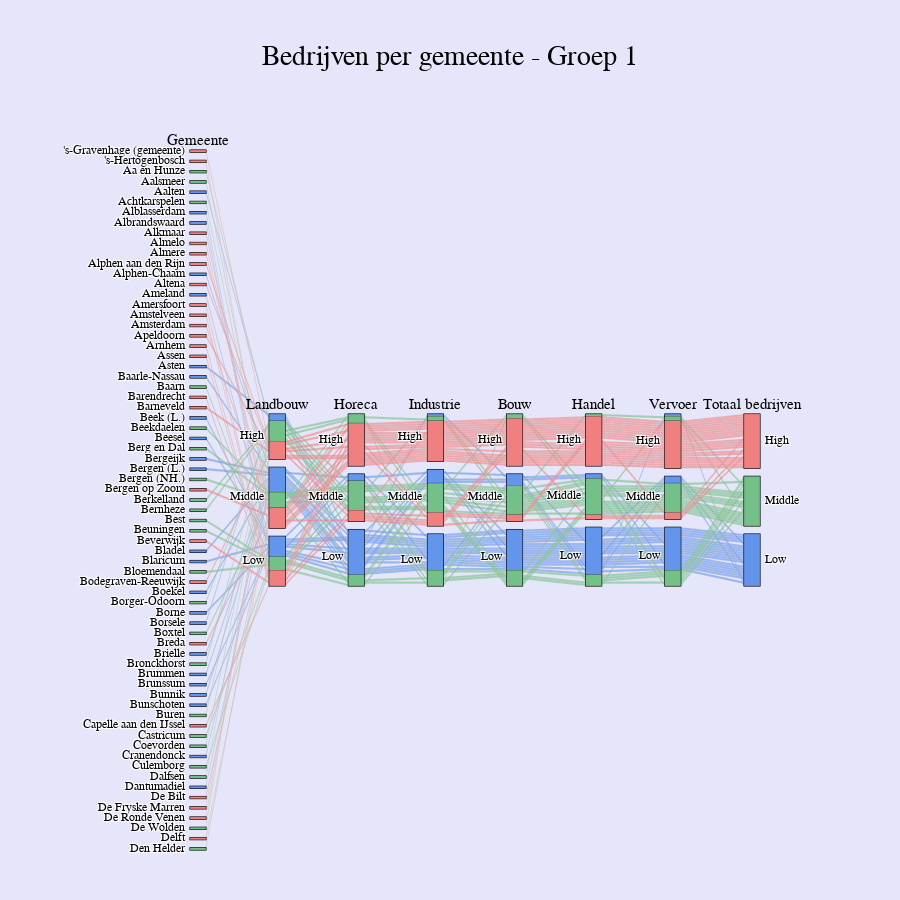
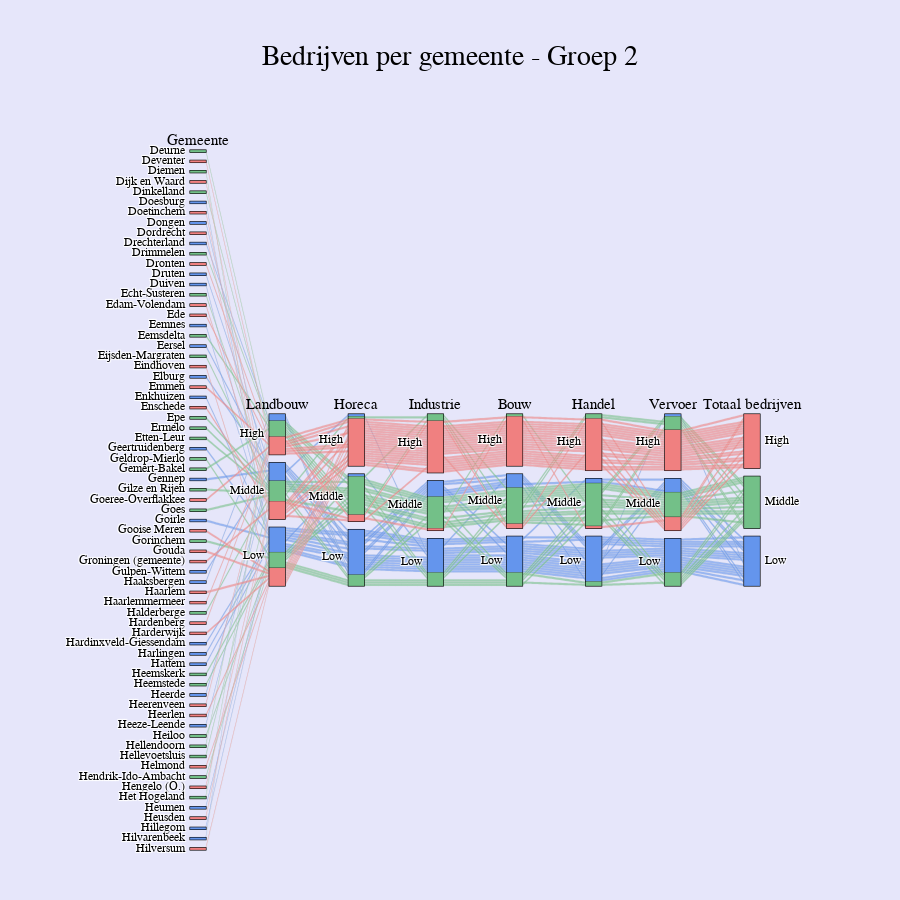
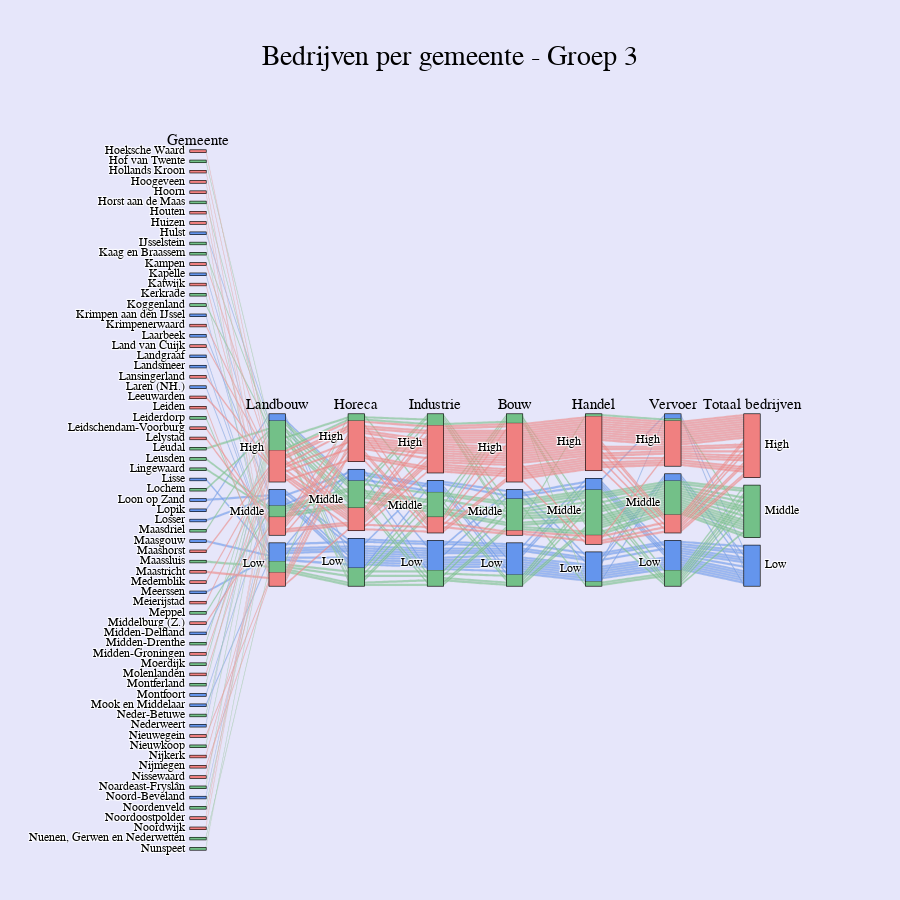
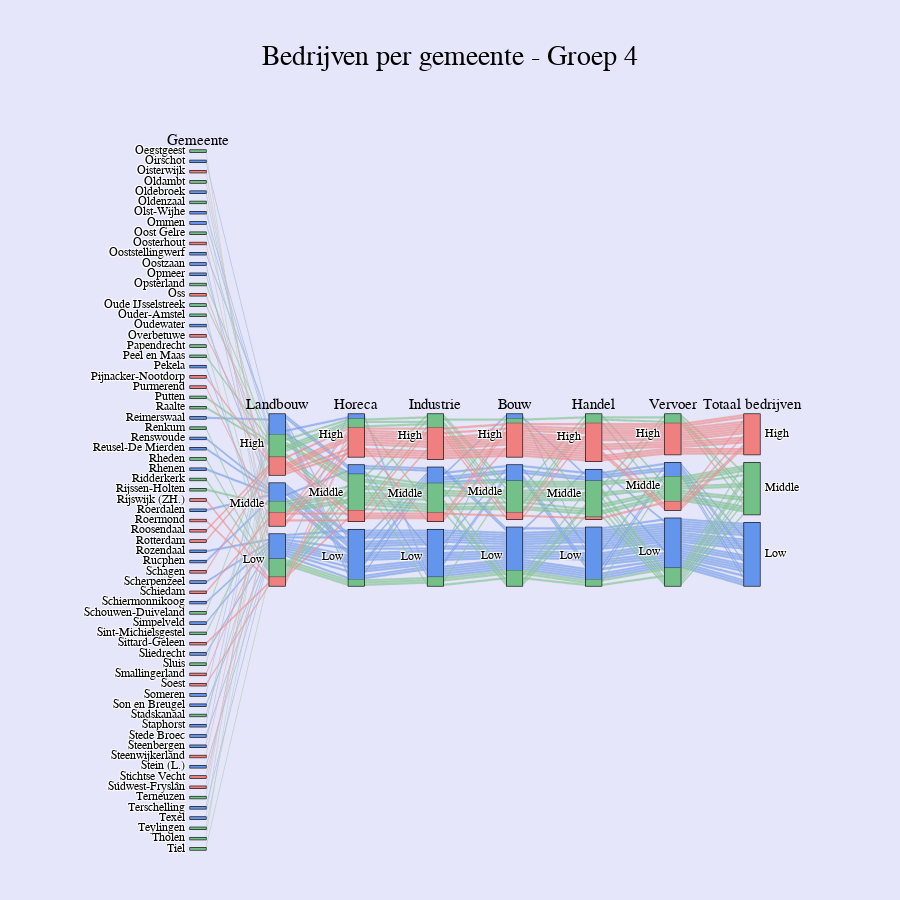

These figures' notebook cell, in order:
### Code cell
# Plot Vestigingen van bedrijven in Nederlandse gemeentes

df = pd.read_csv('vestigingen_van_bedrijven_schoongemaakt.csv')

df['company_qcut'] = pd.qcut(df['A-U Alle economische activiteiten'], q=3, labels=['Low', 'Middle', 'High'])
df['I Horeca_qcut'] = pd.qcut(df['I Horeca'], q=3, labels=['Low', 'Middle', 'High'])
df['A Landbouw, bosbouw en visserij_qcut'] = pd.qcut(df['A Landbouw, bosbouw en visserij'], q=3, labels=['Low', 'Middle', 'High'])
df['C Industrie_qcut'] = pd.qcut(df['C Industrie'], q=3, labels=['Low', 'Middle', 'High'])
df['F Bouwnijverheid_qcut'] = pd.qcut(df['F Bouwnijverheid'], q=3, labels=['Low', 'Middle', 'High'])
df['G Handel_qcut'] = pd.qcut(df['G Handel'], q=3, labels=['Low', 'Middle', 'High'])
df['H Vervoer en opslag_qcut'] = pd.qcut(df['H Vervoer en opslag'], q=3, labels=['Low', 'Middle', 'High'])

df = df.sort_values("Regio's")

num_groups = 5
df['group'] = pd.qcut(range(len(df)), num_groups, labels=False)


def create_plot(group):
    group_df = df[df['group'] == group]
    dimensions = [
        {'label': 'Gemeente', 'values': group_df["Regio's"], 'categoryorder': 'category ascending', 'ticktext': [_ for _ in group_df["I Horeca"]]},
        {'label': 'Landbouw', 'values': group_df["A Landbouw, bosbouw en visserij_qcut"], 'categoryorder': 'array', 'categoryarray': ['High', 'Middle', 'Low']},
        {'label': 'Horeca', 'values': group_df["I Horeca_qcut"], 'categoryorder': 'array', 'categoryarray': ['High', 'Middle', 'Low']},
        {'label': 'Industrie', 'values': group_df["C Industrie_qcut"], 'categoryorder': 'array', 'categoryarray': ['High', 'Middle', 'Low']},
        {'label': 'Bouw', 'values': group_df["F Bouwnijverheid_qcut"], 'categoryorder': 'array', 'categoryarray': ['High', 'Middle', 'Low']},
        {'label': 'Handel', 'values': group_df["G Handel_qcut"], 'categoryorder': 'array', 'categoryarray': ['High', 'Middle', 'Low']},
        {'label': 'Vervoer', 'values': group_df["H Vervoer en opslag_qcut"], 'categoryorder': 'array', 'categoryarray': ['High', 'Middle', 'Low']},
        {'label': 'Totaal bedrijven', 'values': group_df['company_qcut'], 'categoryorder': 'array', 'categoryarray': ['High', 'Middle', 'Low']}
    ]
    colors = {'Low': 0, 'Middle': 0.5, 'High': 1}
    # color_scale = [[0, '#A8E0B7'], [0.5, '#73C088'], [1, '#397D54']]
    color_scale = [[0, 'cornflowerblue'], [0.5, '#73C088'], [1, 'lightcoral']]
    color_vals = group_df['company_qcut'].map(colors)
    fig = go.Figure(go.Parcats(
        dimensions=dimensions,
        line={'color': color_vals, 'colorscale': color_scale},
        labelfont={'size': 15},
        tickfont={'size': 12},
        # dimensiondefaults={'ticktext': ['Low', 'Middle', 'High']}
    ))
    
    
    
    
    
    fig.update_layout(
        # title=f'Bedrijven per gemeente - Group {group + 1}',
        height=900,
        title={
        'text': f'Bedrijven per gemeente - Groep {group + 1}',
        'y':0.95,
        'x':0.5,
        'xanchor': 'center',
        'yanchor': 'top'
        },
        font=dict(
            family="Courier New, monospace",
            size=20,
            # color="#235D3A"
            color='black' 
        ),
        margin=dict(l=150, r=100, t=150, b=50),
        plot_bgcolor='red',
        paper_bgcolor='lavender',
        bargap=1,
    )
    
    return fig

for group in range(num_groups):
    fig = create_plot(group)
    fig.show()

### Figure 1 — Plotly figure (JSON) as saved in the notebook; plotly's stock layout.template omitted (floating-point values rounded to 4 significant figures)
{"data": [{"dimensions": [{"categoryorder": "category ascending", "label": "Gemeente", "ticktext": [3050.0, 770.0, 150.0, 110.0, 90.0, 80.0, 55.0, 55.0, 505.0, 220.0, 865.0, 300.0, 65.0, 165.0, 140.0, 605.0, 350.0, 8650.0, 675.0, 760.0, 210.0, 75.0, 50.0, 105.0, 105.0, 220.0, 75.0, 165.0, 45.0, 155.0, 95.0, 80.0, 290.0, 290.0, 175.0, 90.0, 85.0, 80.0, 235.0, 80.0, 35.0, 100.0, 110.0, 30.0, 130.0, 60.0, 75.0, 130.0, 920.0, 80.0, 180.0, 75.0, 95.0, 45.0, 80.0, 110.0, 155.0, 150.0, 180.0, 80.0, 85.0, 105.0, 50.0, 120.0, 310.0, 200.0, 120.0, 520.0, 215.0], "values": ["'s-Gravenhage (gemeente)", "'s-Hertogenbosch", "Aa en Hunze", "Aalsmeer", "Aalten", "Achtkarspelen", "Alblasserdam", "Albrandswaard", "Alkmaar", "Almelo", "Almere", "Alphen aan den Rijn", "Alphen-Chaam", "Altena", "Ameland", "Amersfoort", "Amstelveen", "Amsterdam", "Apeldoorn", "Arnhem", "Assen", "Asten", "Baarle-Nassau", "Baarn", "Barendrecht", "Barneveld", "Beek (L.)", "Beekdaelen", "Beesel", "Berg en Dal", "Bergeijk", "Bergen (L.)", "Bergen (NH.)", "Bergen op Zoom", "Berkelland", "Bernheze", "Best", "Beuningen", "Beverwijk", "Bladel", "Blaricum", "Bloemendaal", "Bodegraven-Reeuwijk", "Boekel", "Borger-Odoorn", "Borne", "Borsele", "Boxtel", "Breda", "Brielle", "Bronckhorst", "Brummen", "Brunssum", "Bunnik", "Bunschoten", "Buren", "Capelle aan den IJssel", "Castricum", "Coevorden", "Cranendonck", "Culemborg", "Dalfsen", "Dantumadiel", "De Bilt", "De Fryske Marren", "De Ronde Venen", "De Wolden", "Delft", "Den Helder"]}, {"categoryarray": ["High", "Middle", "Low"], "categoryorder": "array", "label": "Landbouw", "values": ["High", "Middle", "High", "Middle", "High", "Middle", "Low", "Low", "Middle", "Middle", "Middle", "High", "Middle", "High", "Low", "Low", "Low", "Middle", "High", "Low", "Low", "High", "Middle", "Low", "Low", "High", "Low", "Middle", "Low", "Middle", "Middle", "Middle", "Middle", "Middle", "High", "High", "Low", "Low", "Low", "Middle", "Low", "Low", "High", "Middle", "High", "Low", "High", "Middle", "Middle", "Middle", "High", "Middle", "Low", "Middle", "Low", "High", "Low", "Low", "High", "Middle", "Low", "High", "Middle", "Middle", "High", "High", "High", "Middle", "Middle"]}, {"categoryarray": ["High", "Middle", "Low"], "categoryorder": "array", "label": "Horeca", "values": ["High", "High", "Middle", "Middle", "Low", "Low", "Low", "Low", "High", "High", "High", "High", "Low", "Middle", "Middle", "High", "High", "High", "High", "High", "High", "Low", "Low", "Middle", "Middle", "High", "Low", "Middle", "Low", "Middle", "Middle", "Low", "High", "High", "Middle", "Low", "Low", "Low", "High", "Low", "Low", "Middle", "Middle", "Low", "Middle", "Low", "Low", "Middle", "High", "Low", "High", "Low", "Middle", "Low", "Low", "Middle", "Middle", "Middle", "High", "Low", "Low", "Middle", "Low", "Middle", "High", "High", "Middle", "High", "High"]}, {"categoryarray": ["High", "Middle", "Low"], "categoryorder": "array", "label": "Industrie", "values": ["High", "High", "Low", "Middle", "Middle", "Low", "Low", "Low", "High", "High", "High", "High", "Low", "High", "Low", "High", "High", "High", "High", "High", "Middle", "Middle", "Low", "Low", "Middle", "High", "Low", "Middle", "Low", "Middle", "Middle", "Low", "Low", "High", "High", "Middle", "Middle", "Low", "Middle", "High", "Low", "Low", "Middle", "Low", "Middle", "Low", "Middle", "Middle", "High", "Low", "High", "Low", "Low", "Low", "Middle", "Middle", "Middle", "Low", "Middle", "Middle", "Middle", "Middle", "Low", "Middle", "High", "High", "Middle", "High", "Middle"]}, {"categoryarray": ["High", "Middle", "Low"], "categoryorder": "array", "label": "Bouw", "values": ["High", "High", "Low", "Middle", "Low", "High", "Low", "Low", "High", "High", "High", "High", "Low", "High", "Low", "High", "High", "High", "High", "High", "Middle", "Low", "Low", "Middle", "Middle", "High", "Low", "Middle", "Low", "Middle", "Middle", "Low", "Middle", "High", "Middle", "High", "Middle", "Low", "High", "Middle", "Low", "Low", "High", "Low", "Low", "Low", "Low", "Middle", "High", "Low", "Middle", "Low", "Low", "Low", "Middle", "Middle", "High", "Middle", "Middle", "Middle", "Low", "Low", "Middle", "Middle", "High", "High", "Low", "High", "Middle"]}, {"categoryarray": ["High", "Middle", "Low"], "categoryorder": "array", "label": "Handel", "values": ["High", "High", "Low", "High", "Low", "Middle", "Low", "Low", "High", "High", "High", "High", "Low", "High", "Low", "High", "High", "High", "High", "High", "High", "Low", "Low", "Low", "High", "High", "Low", "Middle", "Low", "Low", "Low", "Low", "Middle", "High", "Middle", "Middle", "Middle", "Middle", "High", "Middle", "Low", "Low", "Middle", "Low", "Low", "Low", "Low", "Middle", "High", "Low", "Middle", "Low", "Low", "Low", "Middle", "Middle", "High", "Middle", "Middle", "Low", "Middle", "Middle", "Low", "Middle", "High", "High", "Middle", "High", "Middle"]}, {"categoryarray": ["High", "Middle", "Low"], "categoryorder": "array", "label": "Vervoer", "values": ["High", "High", "Low", "High", "Low", "Middle", "Middle", "High", "High", "High", "High", "High", "Low", "High", "Low", "High", "High", "High", "High", "High", "Middle", "Low", "Low", "Low", "High", "High", "Middle", "Middle", "Low", "Low", "Low", "Low", "Low", "High", "Low", "Middle", "Middle", "Middle", "High", "Low", "Low", "Low", "Middle", "Low", "Middle", "Low", "Middle", "Middle", "High", "Low", "Low", "Low", "Low", "Low", "Low", "High", "High", "Middle", "Middle", "Low", "Middle", "Middle", "Low", "Middle", "High", "High", "Middle", "High", "Middle"]}, {"categoryarray": ["High", "Middle", "Low"], "categoryorder": "array", "label": "Totaal bedrijven", "values": ["High", "High", "Middle", "Middle", "Low", "Middle", "Low", "Low", "High", "High", "High", "High", "Low", "High", "Low", "High", "High", "High", "High", "High", "High", "Low", "Low", "Middle", "High", "High", "Low", "Middle", "Low", "Middle", "Low", "Low", "Middle", "High", "Middle", "Middle", "Middle", "Middle", "High", "Low", "Low", "Middle", "High", "Low", "Middle", "Low", "Low", "Middle", "High", "Low", "Middle", "Low", "Low", "Low", "Low", "Middle", "High", "Middle", "Middle", "Low", "Middle", "Middle", "Low", "High", "High", "High", "Middle", "High", "Middle"]}], "labelfont": {"size": 15}, "line": {"color": [1.0, 1.0, 0.5, 0.5, 0.0, 0.5, 0.0, 0.0, 1.0, 1.0, 1.0, 1.0, 0.0, 1.0, 0.0, 1.0, 1.0, 1.0, 1.0, 1.0, 1.0, 0.0, 0.0, 0.5, 1.0, 1.0, 0.0, 0.5, 0.0, 0.5, 0.0, 0.0, 0.5, 1.0, 0.5, 0.5, 0.5, 0.5, 1.0, 0.0, 0.0, 0.5, 1.0, 0.0, 0.5, 0.0, 0.0, 0.5, 1.0, 0.0, 0.5, 0.0, 0.0, 0.0, 0.0, 0.5, 1.0, 0.5, 0.5, 0.0, 0.5, 0.5, 0.0, 1.0, 1.0, 1.0, 0.5, 1.0, 0.5], "colorscale": [[0, "cornflowerblue"], [0.5, "#73C088"], [1, "lightcoral"]]}, "tickfont": {"size": 12}, "type": "parcats"}], "layout": {"bargap": 1, "font": {"color": "black", "family": "Courier New, monospace", "size": 20}, "height": 900, "margin": {"b": 50, "l": 150, "r": 100, "t": 150}, "paper_bgcolor": "lavender", "plot_bgcolor": "red", "title": {"text": "Bedrijven per gemeente - Groep 1", "x": 0.5, "xanchor": "center", "y": 0.95, "yanchor": "top"}}}

### Figure 2 — Plotly figure (JSON) as saved in the notebook; plotly's stock layout.template omitted (floating-point values rounded to 4 significant figures)
{"data": [{"dimensions": [{"categoryorder": "category ascending", "label": "Gemeente", "ticktext": [120.0, 405.0, 160.0, 205.0, 125.0, 55.0, 200.0, 75.0, 385.0, 65.0, 100.0, 115.0, 60.0, 70.0, 120.0, 140.0, 385.0, 25.0, 145.0, 90.0, 155.0, 1165.0, 85.0, 355.0, 90.0, 555.0, 140.0, 150.0, 110.0, 80.0, 135.0, 130.0, 70.0, 90.0, 205.0, 195.0, 65.0, 265.0, 150.0, 225.0, 1075.0, 215.0, 85.0, 880.0, 645.0, 90.0, 210.0, 190.0, 30.0, 95.0, 55.0, 95.0, 90.0, 70.0, 185.0, 355.0, 80.0, 60.0, 110.0, 115.0, 315.0, 70.0, 250.0, 175.0, 55.0, 155.0, 60.0, 90.0, 415.0], "values": ["Deurne", "Deventer", "Diemen", "Dijk en Waard", "Dinkelland", "Doesburg", "Doetinchem", "Dongen", "Dordrecht", "Drechterland", "Drimmelen", "Dronten", "Druten", "Duiven", "Echt-Susteren", "Edam-Volendam", "Ede", "Eemnes", "Eemsdelta", "Eersel", "Eijsden-Margraten", "Eindhoven", "Elburg", "Emmen", "Enkhuizen", "Enschede", "Epe", "Ermelo", "Etten-Leur", "Geertruidenberg", "Geldrop-Mierlo", "Gemert-Bakel", "Gennep", "Gilze en Rijen", "Goeree-Overflakkee", "Goes", "Goirle", "Gooise Meren", "Gorinchem", "Gouda", "Groningen (gemeente)", "Gulpen-Wittem", "Haaksbergen", "Haarlem", "Haarlemmermeer", "Halderberge", "Hardenberg", "Harderwijk", "Hardinxveld-Giessendam", "Harlingen", "Hattem", "Heemskerk", "Heemstede", "Heerde", "Heerenveen", "Heerlen", "Heeze-Leende", "Heiloo", "Hellendoorn", "Hellevoetsluis", "Helmond", "Hendrik-Ido-Ambacht", "Hengelo (O.)", "Het Hogeland", "Heumen", "Heusden", "Hillegom", "Hilvarenbeek", "Hilversum"]}, {"categoryarray": ["High", "Middle", "Low"], "categoryorder": "array", "label": "Landbouw", "values": ["High", "High", "Low", "Middle", "High", "Low", "Middle", "Middle", "Middle", "High", "High", "High", "Middle", "Low", "Middle", "Middle", "High", "Low", "High", "Middle", "Middle", "Low", "Middle", "High", "Low", "Middle", "Middle", "Middle", "Middle", "Low", "Low", "High", "Middle", "Middle", "High", "Middle", "Low", "Low", "Low", "Low", "Middle", "Middle", "High", "Low", "High", "Middle", "High", "Low", "Low", "Low", "Low", "Low", "Low", "Middle", "High", "Low", "Middle", "Low", "High", "Middle", "Low", "Low", "Middle", "High", "Low", "Middle", "Low", "High", "Low"]}, {"categoryarray": ["High", "Middle", "Low"], "categoryorder": "array", "label": "Horeca", "values": ["Middle", "High", "Middle", "High", "Middle", "Low", "High", "Low", "High", "Low", "Middle", "Middle", "Low", "Low", "Middle", "Middle", "High", "Low", "Middle", "Low", "Middle", "High", "Low", "High", "Low", "High", "Middle", "Middle", "Middle", "Low", "Middle", "Middle", "Low", "Low", "High", "High", "Low", "High", "Middle", "High", "High", "High", "Low", "High", "High", "Low", "High", "High", "Low", "Middle", "Low", "Middle", "Low", "Low", "High", "High", "Low", "Low", "Middle", "Middle", "High", "Low", "High", "Middle", "Low", "Middle", "Low", "Low", "High"]}, {"categoryarray": ["High", "Middle", "Low"], "categoryorder": "array", "label": "Industrie", "values": ["High", "High", "Low", "High", "Middle", "Low", "High", "Middle", "High", "Middle", "Middle", "High", "Low", "Low", "Middle", "Middle", "High", "Low", "Middle", "Middle", "Middle", "High", "Low", "High", "Middle", "High", "Middle", "Low", "Middle", "Middle", "Middle", "Middle", "Low", "Middle", "High", "High", "Low", "High", "Middle", "High", "High", "Low", "Middle", "High", "High", "Middle", "High", "High", "Middle", "Low", "Low", "Low", "Low", "Low", "High", "High", "Low", "Low", "Middle", "Middle", "High", "Low", "High", "High", "Low", "High", "Low", "Low", "High"]}, {"categoryarray": ["High", "Middle", "Low"], "categoryorder": "array", "label": "Bouw", "values": ["Middle", "High", "Middle", "High", "Low", "Low", "High", "Middle", "High", "Middle", "Middle", "Middle", "Low", "Low", "Middle", "High", "High", "Low", "Middle", "Middle", "Low", "High", "Middle", "High", "Middle", "High", "Middle", "Middle", "Middle", "Low", "Middle", "High", "Low", "Low", "High", "Middle", "Low", "High", "Middle", "High", "High", "Low", "Low", "High", "High", "Middle", "High", "High", "Middle", "Low", "Low", "Middle", "Low", "Low", "Middle", "High", "Low", "Low", "Middle", "Middle", "High", "Low", "High", "Middle", "Low", "High", "Low", "Low", "High"]}, {"categoryarray": ["High", "Middle", "Low"], "categoryorder": "array", "label": "Handel", "values": ["Middle", "High", "Middle", "High", "Middle", "Low", "High", "Middle", "High", "Low", "Middle", "High", "Low", "Middle", "Middle", "Middle", "High", "Low", "Middle", "Low", "Low", "High", "Low", "High", "Low", "High", "Middle", "Middle", "High", "Low", "Middle", "Middle", "Low", "Middle", "High", "High", "Low", "High", "Middle", "High", "High", "Low", "Low", "High", "High", "Middle", "High", "High", "Low", "Low", "Low", "Middle", "Middle", "Low", "High", "High", "Low", "Low", "Middle", "Middle", "High", "Middle", "High", "Middle", "Low", "High", "Low", "Low", "High"]}, {"categoryarray": ["High", "Middle", "Low"], "categoryorder": "array", "label": "Vervoer", "values": ["Middle", "High", "High", "High", "Low", "Low", "Middle", "Middle", "High", "Low", "Middle", "Middle", "Low", "Middle", "Middle", "Middle", "High", "Low", "High", "Low", "Low", "High", "Low", "High", "Middle", "High", "Middle", "Low", "High", "Middle", "Middle", "Middle", "Low", "Middle", "High", "High", "Low", "Middle", "Middle", "High", "High", "Low", "Low", "High", "High", "Middle", "High", "Middle", "Middle", "High", "Low", "Middle", "Low", "Low", "High", "High", "Low", "Low", "Low", "Middle", "High", "High", "High", "High", "Low", "Middle", "Middle", "Low", "High"]}, {"categoryarray": ["High", "Middle", "Low"], "categoryorder": "array", "label": "Totaal bedrijven", "values": ["Middle", "High", "Middle", "High", "Middle", "Low", "High", "Low", "High", "Low", "Middle", "High", "Low", "Low", "Middle", "High", "High", "Low", "Middle", "Low", "Middle", "High", "Low", "High", "Low", "High", "Middle", "Middle", "Middle", "Low", "Middle", "Middle", "Low", "Middle", "High", "Middle", "Low", "High", "Middle", "High", "High", "Low", "Low", "High", "High", "Middle", "High", "High", "Low", "Low", "Low", "Middle", "Middle", "Low", "High", "High", "Low", "Middle", "Middle", "Middle", "High", "Middle", "High", "Middle", "Low", "High", "Low", "Low", "High"]}], "labelfont": {"size": 15}, "line": {"color": [0.5, 1.0, 0.5, 1.0, 0.5, 0.0, 1.0, 0.0, 1.0, 0.0, 0.5, 1.0, 0.0, 0.0, 0.5, 1.0, 1.0, 0.0, 0.5, 0.0, 0.5, 1.0, 0.0, 1.0, 0.0, 1.0, 0.5, 0.5, 0.5, 0.0, 0.5, 0.5, 0.0, 0.5, 1.0, 0.5, 0.0, 1.0, 0.5, 1.0, 1.0, 0.0, 0.0, 1.0, 1.0, 0.5, 1.0, 1.0, 0.0, 0.0, 0.0, 0.5, 0.5, 0.0, 1.0, 1.0, 0.0, 0.5, 0.5, 0.5, 1.0, 0.5, 1.0, 0.5, 0.0, 1.0, 0.0, 0.0, 1.0], "colorscale": [[0, "cornflowerblue"], [0.5, "#73C088"], [1, "lightcoral"]]}, "tickfont": {"size": 12}, "type": "parcats"}], "layout": {"bargap": 1, "font": {"color": "black", "family": "Courier New, monospace", "size": 20}, "height": 900, "margin": {"b": 50, "l": 150, "r": 100, "t": 150}, "paper_bgcolor": "lavender", "plot_bgcolor": "red", "title": {"text": "Bedrijven per gemeente - Groep 2", "x": 0.5, "xanchor": "center", "y": 0.95, "yanchor": "top"}}}

### Figure 3 — Plotly figure (JSON) as saved in the notebook; plotly's stock layout.template omitted (floating-point values rounded to 4 significant figures)
{"data": [{"dimensions": [{"categoryorder": "category ascending", "label": "Gemeente", "ticktext": [265.0, 150.0, 160.0, 180.0, 290.0, 195.0, 125.0, 110.0, 150.0, 90.0, 95.0, 175.0, 45.0, 185.0, 180.0, 55.0, 55.0, 180.0, 85.0, 360.0, 115.0, 55.0, 160.0, 50.0, 535.0, 605.0, 65.0, 275.0, 295.0, 170.0, 100.0, 140.0, 75.0, 160.0, 110.0, 55.0, 90.0, 85.0, 115.0, 215.0, 90.0, 790.0, 170.0, 85.0, 305.0, 120.0, 260.0, 60.0, 175.0, 175.0, 125.0, 115.0, 125.0, 45.0, 40.0, 55.0, 75.0, 190.0, 90.0, 135.0, 760.0, 210.0, 210.0, 95.0, 125.0, 125.0, 275.0, 90.0, 145.0], "values": ["Hoeksche Waard", "Hof van Twente", "Hollands Kroon", "Hoogeveen", "Hoorn", "Horst aan de Maas", "Houten", "Huizen", "Hulst", "IJsselstein", "Kaag en Braassem", "Kampen", "Kapelle", "Katwijk", "Kerkrade", "Koggenland", "Krimpen aan den IJssel", "Krimpenerwaard", "Laarbeek", "Land van Cuijk", "Landgraaf", "Landsmeer", "Lansingerland", "Laren (NH.)", "Leeuwarden", "Leiden", "Leiderdorp", "Leidschendam-Voorburg", "Lelystad", "Leudal", "Leusden", "Lingewaard", "Lisse", "Lochem", "Loon op Zand", "Lopik", "Losser", "Maasdriel", "Maasgouw", "Maashorst", "Maassluis", "Maastricht", "Medemblik", "Meerssen", "Meierijstad", "Meppel", "Middelburg (Z.)", "Midden-Delfland", "Midden-Drenthe", "Midden-Groningen", "Moerdijk", "Molenlanden", "Montferland", "Montfoort", "Mook en Middelaar", "Neder-Betuwe", "Nederweert", "Nieuwegein", "Nieuwkoop", "Nijkerk", "Nijmegen", "Nissewaard", "Noardeast-Fryslân", "Noord-Beveland", "Noordenveld", "Noordoostpolder", "Noordwijk", "Nuenen, Gerwen en Nederwetten", "Nunspeet"]}, {"categoryarray": ["High", "Middle", "Low"], "categoryorder": "array", "label": "Landbouw", "values": ["High", "High", "High", "Middle", "Low", "High", "Middle", "Low", "High", "Low", "High", "High", "Middle", "Middle", "Low", "High", "Low", "High", "Middle", "High", "Low", "Low", "High", "Low", "High", "Low", "Low", "Middle", "Middle", "High", "Middle", "Middle", "Low", "High", "Middle", "High", "Middle", "High", "Low", "High", "Low", "Low", "High", "Low", "High", "Middle", "Middle", "Middle", "High", "High", "High", "High", "High", "Middle", "Low", "High", "High", "Low", "High", "Middle", "Low", "Middle", "High", "Middle", "Middle", "High", "High", "Low", "Middle"]}, {"categoryarray": ["High", "Middle", "Low"], "categoryorder": "array", "label": "Horeca", "values": ["High", "Middle", "Middle", "High", "High", "High", "Middle", "Middle", "Middle", "Low", "Middle", "Middle", "Low", "High", "High", "Low", "Low", "High", "Low", "High", "Middle", "Low", "Middle", "Low", "High", "High", "Low", "High", "High", "Middle", "Middle", "Middle", "Low", "Middle", "Middle", "Low", "Low", "Low", "Middle", "High", "Low", "High", "Middle", "Low", "High", "Middle", "High", "Low", "Middle", "Middle", "Middle", "Middle", "Middle", "Low", "Low", "Low", "Low", "High", "Low", "Middle", "High", "High", "High", "Middle", "Middle", "Middle", "High", "Low", "Middle"]}, {"categoryarray": ["High", "Middle", "Low"], "categoryorder": "array", "label": "Industrie", "values": ["High", "High", "High", "High", "High", "High", "Middle", "Middle", "Middle", "Low", "Middle", "High", "Low", "Middle", "Middle", "Middle", "Low", "High", "Middle", "High", "Low", "Low", "High", "Low", "High", "High", "Low", "Middle", "High", "High", "Low", "Middle", "Low", "Middle", "Middle", "Low", "Low", "Middle", "Middle", "High", "Low", "High", "High", "Low", "High", "Middle", "Middle", "Low", "Middle", "High", "High", "High", "Middle", "Low", "Low", "Middle", "Middle", "Middle", "Middle", "High", "High", "High", "High", "Low", "Low", "High", "Middle", "Low", "Low"]}, {"categoryarray": ["High", "Middle", "Low"], "categoryorder": "array", "label": "Bouw", "values": ["High", "Middle", "High", "High", "High", "Middle", "Middle", "High", "Low", "Middle", "Middle", "High", "Low", "High", "Middle", "High", "Low", "High", "Middle", "High", "Middle", "Low", "High", "Low", "High", "High", "Middle", "High", "High", "Middle", "Low", "Middle", "Low", "Low", "Middle", "Middle", "Low", "High", "Low", "High", "Middle", "High", "High", "Low", "High", "Low", "Middle", "Low", "Middle", "High", "Middle", "High", "Middle", "Low", "Low", "Middle", "Low", "High", "High", "High", "High", "High", "High", "Low", "Low", "High", "High", "Low", "Middle"]}, {"categoryarray": ["High", "Middle", "Low"], "categoryorder": "array", "label": "Handel", "values": ["High", "Middle", "High", "High", "High", "Middle", "Middle", "Middle", "Low", "Middle", "Middle", "High", "Low", "High", "Middle", "Low", "Middle", "High", "Low", "High", "Middle", "Low", "High", "Low", "High", "High", "Low", "High", "High", "Middle", "Middle", "Middle", "Middle", "Middle", "Middle", "Low", "Middle", "Middle", "Low", "High", "Middle", "High", "High", "Low", "High", "Middle", "Middle", "Low", "Middle", "High", "High", "Middle", "Middle", "Low", "Low", "Middle", "Low", "High", "Middle", "High", "High", "High", "Middle", "Low", "Middle", "High", "High", "Middle", "Middle"]}, {"categoryarray": ["High", "Middle", "Low"], "categoryorder": "array", "label": "Vervoer", "values": ["High", "Low", "High", "Middle", "High", "Middle", "Middle", "Middle", "Middle", "Middle", "Middle", "High", "Low", "High", "Middle", "Low", "High", "High", "Low", "High", "Low", "Middle", "High", "Low", "High", "High", "Low", "High", "High", "Middle", "Low", "Middle", "Low", "Low", "Low", "Middle", "Low", "Middle", "High", "Middle", "Middle", "High", "Middle", "Low", "High", "Middle", "Middle", "Low", "Low", "High", "High", "High", "Middle", "Low", "Low", "Middle", "Low", "High", "Middle", "Middle", "High", "High", "Middle", "Low", "Middle", "High", "Middle", "Low", "Middle"]}, {"categoryarray": ["High", "Middle", "Low"], "categoryorder": "array", "label": "Totaal bedrijven", "values": ["High", "Middle", "High", "High", "High", "Middle", "High", "High", "Low", "Middle", "Middle", "High", "Low", "High", "Middle", "Middle", "Low", "High", "Low", "High", "Low", "Low", "High", "Low", "High", "High", "Middle", "High", "High", "Middle", "Middle", "Middle", "Low", "Middle", "Low", "Low", "Low", "Middle", "Low", "High", "Middle", "High", "High", "Low", "High", "Middle", "High", "Low", "Middle", "High", "Middle", "High", "Middle", "Low", "Low", "Middle", "Low", "High", "Middle", "High", "High", "High", "Middle", "Low", "Middle", "High", "High", "Middle", "Middle"]}], "labelfont": {"size": 15}, "line": {"color": [1.0, 0.5, 1.0, 1.0, 1.0, 0.5, 1.0, 1.0, 0.0, 0.5, 0.5, 1.0, 0.0, 1.0, 0.5, 0.5, 0.0, 1.0, 0.0, 1.0, 0.0, 0.0, 1.0, 0.0, 1.0, 1.0, 0.5, 1.0, 1.0, 0.5, 0.5, 0.5, 0.0, 0.5, 0.0, 0.0, 0.0, 0.5, 0.0, 1.0, 0.5, 1.0, 1.0, 0.0, 1.0, 0.5, 1.0, 0.0, 0.5, 1.0, 0.5, 1.0, 0.5, 0.0, 0.0, 0.5, 0.0, 1.0, 0.5, 1.0, 1.0, 1.0, 0.5, 0.0, 0.5, 1.0, 1.0, 0.5, 0.5], "colorscale": [[0, "cornflowerblue"], [0.5, "#73C088"], [1, "lightcoral"]]}, "tickfont": {"size": 12}, "type": "parcats"}], "layout": {"bargap": 1, "font": {"color": "black", "family": "Courier New, monospace", "size": 20}, "height": 900, "margin": {"b": 50, "l": 150, "r": 100, "t": 150}, "paper_bgcolor": "lavender", "plot_bgcolor": "red", "title": {"text": "Bedrijven per gemeente - Groep 3", "x": 0.5, "xanchor": "center", "y": 0.95, "yanchor": "top"}}}

### Figure 4 — Plotly figure (JSON) as saved in the notebook; plotly's stock layout.template omitted (floating-point values rounded to 4 significant figures)
{"data": [{"dimensions": [{"categoryorder": "category ascending", "label": "Gemeente", "ticktext": [60.0, 105.0, 170.0, 160.0, 50.0, 95.0, 65.0, 110.0, 110.0, 200.0, 110.0, 35.0, 35.0, 105.0, 300.0, 125.0, 75.0, 50.0, 135.0, 65.0, 180.0, 25.0, 125.0, 325.0, 105.0, 125.0, 70.0, 100.0, 20.0, 60.0, 145.0, 75.0, 115.0, 115.0, 160.0, 95.0, 335.0, 285.0, 3295.0, 5.0, 75.0, 275.0, 35.0, 265.0, 25.0, 455.0, 45.0, 125.0, 385.0, 45.0, 330.0, 175.0, 180.0, 75.0, 50.0, 105.0, 40.0, 50.0, 80.0, 320.0, 85.0, 245.0, 445.0, 225.0, 180.0, 340.0, 110.0, 95.0, 145.0], "values": ["Oegstgeest", "Oirschot", "Oisterwijk", "Oldambt", "Oldebroek", "Oldenzaal", "Olst-Wijhe", "Ommen", "Oost Gelre", "Oosterhout", "Ooststellingwerf", "Oostzaan", "Opmeer", "Opsterland", "Oss", "Oude IJsselstreek", "Ouder-Amstel", "Oudewater", "Overbetuwe", "Papendrecht", "Peel en Maas", "Pekela", "Pijnacker-Nootdorp", "Purmerend", "Putten", "Raalte", "Reimerswaal", "Renkum", "Renswoude", "Reusel-De Mierden", "Rheden", "Rhenen", "Ridderkerk", "Rijssen-Holten", "Rijswijk (ZH.)", "Roerdalen", "Roermond", "Roosendaal", "Rotterdam", "Rozendaal", "Rucphen", "Schagen", "Scherpenzeel", "Schiedam", "Schiermonnikoog", "Schouwen-Duiveland", "Simpelveld", "Sint-Michielsgestel", "Sittard-Geleen", "Sliedrecht", "Sluis", "Smallingerland", "Soest", "Someren", "Son en Breugel", "Stadskanaal", "Staphorst", "Stede Broec", "Steenbergen", "Steenwijkerland", "Stein (L.)", "Stichtse Vecht", "Súdwest-Fryslân", "Terneuzen", "Terschelling", "Texel", "Teylingen", "Tholen", "Tiel"]}, {"categoryarray": ["High", "Middle", "Low"], "categoryorder": "array", "label": "Landbouw", "values": ["Low", "High", "Middle", "Middle", "Middle", "Low", "High", "High", "High", "Middle", "High", "Low", "Middle", "High", "High", "High", "Low", "Middle", "High", "Low", "High", "Low", "High", "Middle", "High", "High", "High", "Low", "Middle", "Middle", "Low", "Middle", "Low", "Middle", "Low", "Middle", "Low", "High", "High", "Low", "Middle", "High", "Low", "Middle", "Low", "High", "Low", "Middle", "Low", "Low", "High", "Middle", "Low", "High", "Low", "Middle", "High", "Low", "High", "High", "Low", "Middle", "High", "High", "Low", "High", "Middle", "High", "Low"]}, {"categoryarray": ["High", "Middle", "Low"], "categoryorder": "array", "label": "Horeca", "values": ["Low", "Middle", "Middle", "Middle", "Low", "Middle", "Low", "Middle", "Middle", "High", "Middle", "Low", "Low", "Middle", "High", "Middle", "Low", "Low", "Middle", "Low", "High", "Low", "Middle", "High", "Middle", "Middle", "Low", "Middle", "Low", "Low", "Middle", "Low", "Middle", "Middle", "Middle", "Middle", "High", "High", "High", "Low", "Low", "High", "Low", "High", "Low", "High", "Low", "Middle", "High", "Low", "High", "Middle", "High", "Low", "Low", "Middle", "Low", "Low", "Low", "High", "Low", "High", "High", "High", "High", "High", "Middle", "Middle", "Middle"]}, {"categoryarray": ["High", "Middle", "Low"], "categoryorder": "array", "label": "Industrie", "values": ["Low", "Middle", "Middle", "Middle", "Middle", "Middle", "Low", "Low", "Middle", "High", "Middle", "Low", "Low", "Middle", "High", "High", "Low", "Low", "High", "Low", "High", "Low", "Middle", "High", "Middle", "Middle", "Middle", "Low", "Low", "Low", "Middle", "Low", "High", "Middle", "Middle", "Low", "High", "High", "High", "Low", "Low", "High", "Low", "High", "Low", "High", "Low", "Middle", "High", "Middle", "Middle", "High", "Middle", "Middle", "Low", "Middle", "Low", "Low", "Middle", "High", "Low", "High", "High", "High", "Low", "Low", "Middle", "Middle", "High"]}, {"categoryarray": ["High", "Middle", "Low"], "categoryorder": "array", "label": "Bouw", "values": ["Low", "Low", "Middle", "Middle", "High", "Low", "Low", "Low", "Low", "High", "Low", "Low", "Low", "Middle", "High", "Middle", "Low", "Low", "Middle", "Middle", "Middle", "Low", "High", "High", "Middle", "Low", "Middle", "Low", "Low", "Low", "Middle", "Middle", "High", "Middle", "High", "Low", "Middle", "High", "High", "Low", "High", "High", "Low", "High", "Low", "Middle", "Low", "High", "High", "Middle", "Low", "High", "High", "Middle", "Low", "Middle", "Middle", "Middle", "Middle", "High", "Low", "High", "High", "Middle", "Low", "Low", "Middle", "Middle", "Middle"]}, {"categoryarray": ["High", "Middle", "Low"], "categoryorder": "array", "label": "Handel", "values": ["Low", "Low", "Middle", "Middle", "Low", "Middle", "Low", "Low", "Middle", "High", "Middle", "Low", "Low", "Middle", "High", "Middle", "Low", "Low", "High", "Middle", "High", "Low", "High", "High", "Middle", "Middle", "Middle", "Low", "Low", "Low", "Middle", "Low", "High", "Middle", "High", "Low", "High", "High", "High", "Low", "Middle", "High", "Low", "High", "Low", "Middle", "Low", "Middle", "High", "Middle", "Middle", "High", "High", "Middle", "Low", "Middle", "Low", "Low", "Low", "High", "Low", "High", "High", "High", "Low", "Low", "Middle", "Middle", "High"]}, {"categoryarray": ["High", "Middle", "Low"], "categoryorder": "array", "label": "Vervoer", "values": ["Low", "Low", "Middle", "Middle", "Middle", "Middle", "Low", "Low", "Low", "High", "Low", "Low", "Low", "Middle", "High", "Middle", "Middle", "Low", "High", "High", "Middle", "Low", "High", "High", "Low", "Low", "Middle", "Low", "Low", "Low", "Middle", "Low", "High", "Low", "High", "Low", "High", "High", "High", "Low", "Middle", "Middle", "Low", "High", "Low", "High", "Low", "Low", "High", "Middle", "Middle", "High", "Middle", "Low", "Low", "Low", "Low", "Low", "Middle", "Middle", "Middle", "High", "High", "High", "Low", "Low", "Middle", "Middle", "Middle"]}, {"categoryarray": ["High", "Middle", "Low"], "categoryorder": "array", "label": "Totaal bedrijven", "values": ["Middle", "Low", "High", "Middle", "Low", "Middle", "Low", "Low", "Middle", "High", "Low", "Low", "Low", "Middle", "High", "Middle", "Middle", "Low", "High", "Middle", "Middle", "Low", "High", "High", "Middle", "Middle", "Low", "Middle", "Low", "Low", "Middle", "Low", "Middle", "Middle", "High", "Low", "High", "High", "High", "Low", "Low", "High", "Low", "High", "Low", "Middle", "Low", "Middle", "High", "Low", "Middle", "High", "High", "Low", "Low", "Middle", "Low", "Low", "Low", "High", "Low", "High", "High", "Middle", "Low", "Low", "Middle", "Middle", "Middle"]}], "labelfont": {"size": 15}, "line": {"color": [0.5, 0.0, 1.0, 0.5, 0.0, 0.5, 0.0, 0.0, 0.5, 1.0, 0.0, 0.0, 0.0, 0.5, 1.0, 0.5, 0.5, 0.0, 1.0, 0.5, 0.5, 0.0, 1.0, 1.0, 0.5, 0.5, 0.0, 0.5, 0.0, 0.0, 0.5, 0.0, 0.5, 0.5, 1.0, 0.0, 1.0, 1.0, 1.0, 0.0, 0.0, 1.0, 0.0, 1.0, 0.0, 0.5, 0.0, 0.5, 1.0, 0.0, 0.5, 1.0, 1.0, 0.0, 0.0, 0.5, 0.0, 0.0, 0.0, 1.0, 0.0, 1.0, 1.0, 0.5, 0.0, 0.0, 0.5, 0.5, 0.5], "colorscale": [[0, "cornflowerblue"], [0.5, "#73C088"], [1, "lightcoral"]]}, "tickfont": {"size": 12}, "type": "parcats"}], "layout": {"bargap": 1, "font": {"color": "black", "family": "Courier New, monospace", "size": 20}, "height": 900, "margin": {"b": 50, "l": 150, "r": 100, "t": 150}, "paper_bgcolor": "lavender", "plot_bgcolor": "red", "title": {"text": "Bedrijven per gemeente - Groep 4", "x": 0.5, "xanchor": "center", "y": 0.95, "yanchor": "top"}}}
